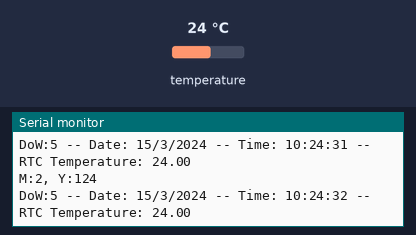
Bench run of a sketch on a simulated ESP32. Shown: the last lines printed to the serial monitor. Inputs (shaded band) come from the test bench; at power-on: temperature 24 °C. WiFi joins after 1.5 s; servers stay silent unless stated; the local clock reads 2024-03-15 10:24:30 at power-on unless the sketch sets it.

Above: at 2.7 s.
2.8 s: temperature set to 12 °C
At 4.1 s:
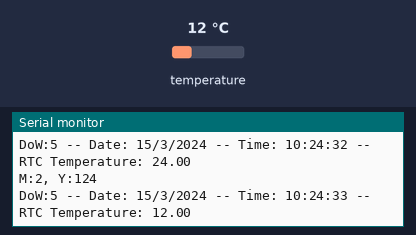
4.3 s: temperature set to 19 °C
At 5.4 s:
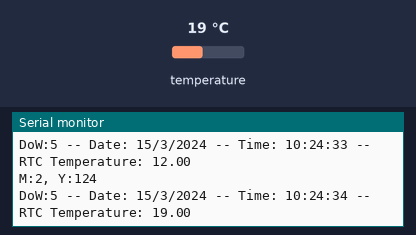

The sketch:

PartB_RTC_with_I2C.ino
```cpp
#define _SYNC_NTP //Uncomment this if you want the synchronize RTC with the NTP server

#include <WiFi.h>
#include <time.h>
#include <DS3231.h>
#include <Wire.h>

//const char* ssid       = "";
//const char* password   = "";

const char* ssid       = "MyWifi2G";
const char* password   = "31133985";

const char* ntpServer = "th.pool.ntp.org";
//const char* ntpServer = "clock.mahidol.ac.th";
const long  gmtOffset_sec = 3600 * 7; //UTC +7.00
const int   daylightOffset_sec = 0; //0 means no DST observed; otherwise, 3600.

DS3231  rtc;

bool h12Format;
bool ampm;
bool centuryRollover;

struct tm timeinfo;

void setup()
{
  Serial.begin(9600);
  Wire.begin();

  #ifdef _SYNC_NTP
  //connect to WiFi
  Serial.printf("Connecting to %s ", ssid);
  WiFi.begin(ssid, password);
  while (WiFi.status() != WL_CONNECTED) {
      delay(500);
      Serial.print(".");
  }
  Serial.println(" CONNECTED");
  Serial.print("IP Address: ");
  Serial.println(WiFi.localIP());

  //init and get the time
  configTime(gmtOffset_sec, daylightOffset_sec, ntpServer);

  if(!getLocalTime(&timeinfo)){
    Serial.println("Failed to obtain time");
    return;
  }
  Serial.println("M:" + String(timeinfo.tm_mon) + ", Y:" + String(timeinfo.tm_year));
  rtc.enableOscillator(true, true, 1);
  rtc.setClockMode(h12Format); //24-h format
  rtc.setDoW(timeinfo.tm_wday);
  rtc.setHour(timeinfo.tm_hour);
  rtc.setMinute(timeinfo.tm_min);
  rtc.setSecond(timeinfo.tm_sec);
  rtc.setDate(timeinfo.tm_mday);
  rtc.setMonth(timeinfo.tm_mon + 1); //Month from NTP starts from zero
  rtc.setYear(timeinfo.tm_year - 100); //Year from NTP is an offset from 1900

  //disconnect WiFi as it's no longer needed
  WiFi.disconnect(true);
  WiFi.mode(WIFI_OFF);
  #endif
}

void loop()
{
  #ifdef _SYNC_NTP
  //Show time from NTP
  configTime(gmtOffset_sec, daylightOffset_sec, ntpServer);

  if(!getLocalTime(&timeinfo)){
    Serial.println("Failed to obtain time");
    return;
  }
  Serial.println("M:" + String(timeinfo.tm_mon) + ", Y:" + String(timeinfo.tm_year));
  #endif

  // Send Day-of-Week
  Serial.print("DoW:");
  Serial.print(rtc.getDoW());
  Serial.print(" ");

  // Send date
  Serial.print("-- Date: ");
  Serial.print(rtc.getDate(), DEC);
  Serial.print("/");
  Serial.print(rtc.getMonth(centuryRollover), DEC);
  Serial.print("/");
  Serial.print("2"); //This program is still valid until almost the next 1000 years.
  if(centuryRollover)
    Serial.print("1");
  else
    Serial.print("0");
  Serial.print(rtc.getYear(), DEC);

  // Send time
  Serial.print(" -- Time: ");
  Serial.print(rtc.getHour(h12Format, ampm), DEC);
  Serial.print(":");
  Serial.print(rtc.getMinute(), DEC);
  Serial.print(":");
  Serial.print(rtc.getSecond(), DEC);

  //Temperature
  Serial.print(" -- RTC Temperature: ");
  Serial.println(rtc.getTemperature());

  delay(1000);
}
```

Measured:
- after the input at 2.8 s, the serial monitor: prints a new line after 0.79 s (image 1)
- after the input at 4.3 s, the serial monitor: prints a new line after 0.31 s (image 2)
